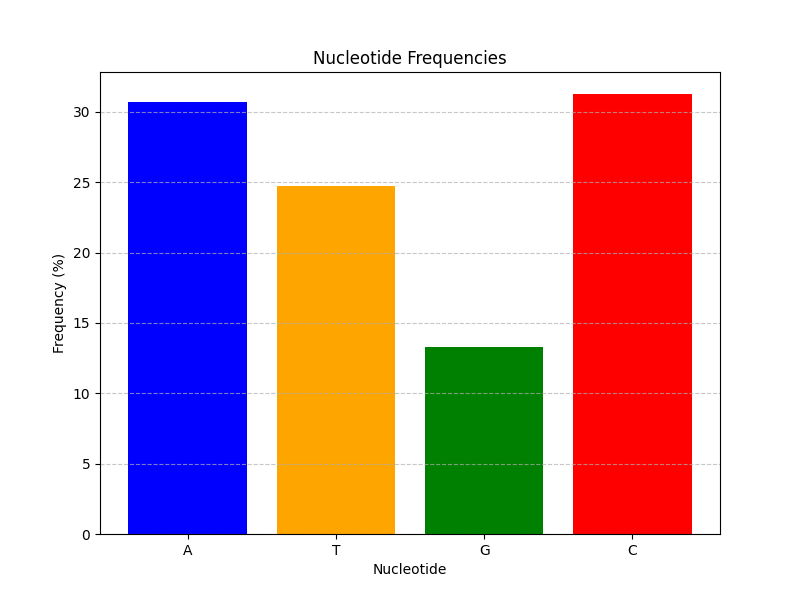

Reproduce this figure in Python.
import matplotlib.pyplot as plt

def read_fasta(file_path):
    """Read a FASTA file and return all sequences as a single string."""
    sequences = []
    with open(file_path, 'r') as f:
        for line in f:
            if not line.startswith('>'):  # Skip headers
                sequences.append(line.strip())
    return ''.join(sequences)

def calculate_frequencies(sequence):
    """Calculate the frequency of each nucleotide in the sequence."""
    nucleotides = ['A', 'T', 'G', 'C']
    total_length = len(sequence)
    frequencies = {nt: sequence.count(nt) / total_length * 100 for nt in nucleotides}
    return frequencies

def plot_frequencies(frequencies, output_file):
    """Plot a bar chart of nucleotide frequencies."""
    plt.figure(figsize=(8, 6))
    plt.bar(frequencies.keys(), frequencies.values(), color=['blue', 'orange', 'green', 'red'])
    plt.title('Nucleotide Frequencies')
    plt.xlabel('Nucleotide')
    plt.ylabel('Frequency (%)')
    plt.grid(axis='y', linestyle='--', alpha=0.7)
    plt.savefig(output_file)
    plt.show()

# Input and output files
fasta_file = "genbank_sequences.fasta"
output_image = "nucleotide_frequencies.png"

# Read the FASTA file and calculate nucleotide frequencies
sequence = read_fasta(fasta_file)
frequencies = calculate_frequencies(sequence)

# Plot the frequencies
plot_frequencies(frequencies, output_image)
print(f"Nucleotide frequency bar chart saved as {output_image}")
